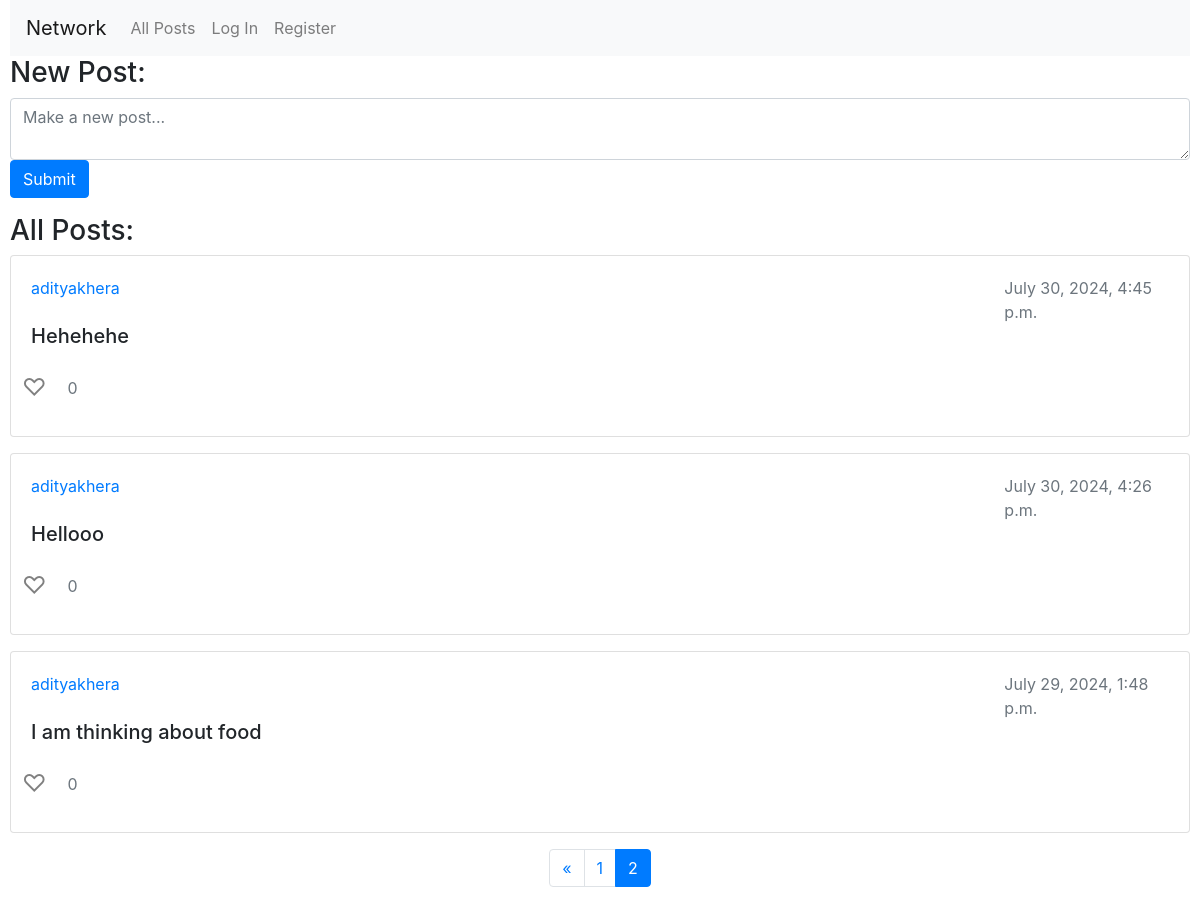
Before: /?page=2 with the older database file.
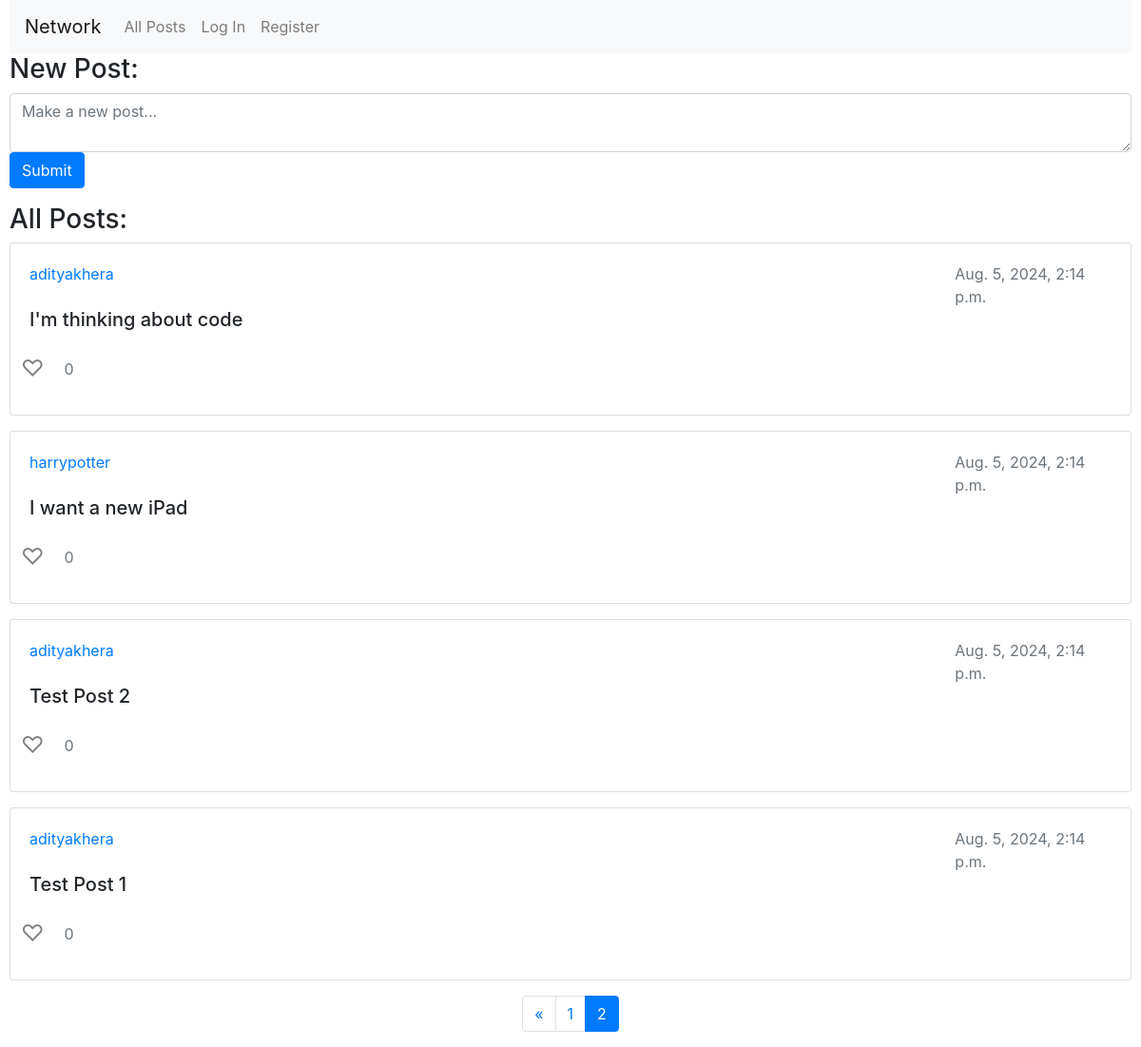
After: the same page with the newer database file.
### network/models.py (models this page shows, shortened)
class Post(models.Model):
    user = models.ForeignKey(User, on_delete=models.CASCADE, related_name = 'posts_made')
    content = models.CharField(max_length=280)
    timestamp = models.DateTimeField(auto_now_add=True)

class User(AbstractUser):
    pass

### network/views.py (the view)
# urls.py: path("", views.index, name="index"),
def index(request):
    newPostForm = NewPostForm()
    if request.method == 'POST':
        post_text = request.POST.get('new_post_text')
        user = User.objects.get(pk=request.user.id)
        post = Post(user=user, content=post_text)
        post.save()
        return HttpResponseRedirect(reverse('index'))
    posts_list = Post.objects.all().order_by('-timestamp')
    paginator = Paginator(posts_list, 10)  # 10 posts per page
    page_number = request.GET.get('page')
    posts = paginator.get_page(page_number)
    return render(request, "network/index.html" ,{
        'newPostForm' : newPostForm,
        'posts' : posts
    })

### network/views.py
class NewPostForm(forms.Form):
    new_post_text = forms.CharField(widget=forms.Textarea(attrs={
        'placeholder' : 'Make a new post...',
        'required' : 'True',
        'class' : 'form-control',
        'maxlength': '500',
        'rows': 2,
        'cols': 40
    }), label="")

### network/templates/network/index.html (shortened to what this page needs)
{% extends "network/layout.html" %}
{% block body %}
    <form action="{% url 'index' %}" method="post" class="mb-3">
        <h3>New Post:</h3>
        {{ newPostForm }}
        <input type="submit" class="btn btn-primary">
    </form>
    <h3>All Posts:</h3>
    {% if posts %}
        <div class="row">
            <div class="col-12">
                {% for post in posts %}
                <div class="card mb-3">
                    <div class="card-body">
                        <div class="row">
                            {% if post.user.username == user.username %}
                                <a href="{% url 'profile' username=post.user.username %}" class="col-8">{{post.user.username}}</a>
                                <button class="edit-button btn btn-primary col-2" data-post-id="{{ post.id }}" data-post-content="{{ post.content|escapejs }}">Edit</button>
                            {% else %}
                                <a href="{% url 'profile' username=post.user.username %}" class="col-10">{{post.user.username}}</a>
                            {% endif %}
                            <div class="text-muted col-2">{{post.timestamp}}</div>
                        </div>
                        <h5 class="card-title" id="post-content-{{ post.id }}">{{ post.content }}</h5>
                        <div class="row">
                            <button class="like-button {% if user in post.likes.all %}liked{% else %}unliked{% endif %}" data-post-id="{{post.id}}">
                                {% if user in post.likes.all %}
                                &#x2764;
                                {% else %}
                                &#x2661;
                                {% endif %}
                            </button>
                            <p class="text-muted col-2 mt-3" id="like-count-{{post.id}}">{{post.likes.count}}</p>
                        </div>
                    </div>
                </div>
                {% endfor %}
            </div>
        </div>
        <nav aria-label="Page navigation">
            <ul class="pagination justify-content-center">
                {% if posts.has_previous %}
                    <li class="page-item">
                        <a class="page-link" href="?page={{ posts.previous_page_number }}" aria-label="Previous">
                            <span aria-hidden="true">&laquo;</span>
                        </a>
                    </li>
                {% endif %}
                {% for i in posts.paginator.page_range %}
                    {% if posts.number == i %}
                        <li class="page-item active"><a class="page-link" href="#">{{ i }}</a></li>
                    {% else %}
                        <li class="page-item"><a class="page-link" href="?page={{ i }}">{{ i }}</a></li>
                    {% endif %}
                {% endfor %}
            </ul>
        </nav>
    {% else %}
        <h4>No Posts Yet</h4>
    {% endif %}
{% endblock %}

Changed rows visible on the page:
removed Post: user.username "adityakhera", timestamp "July 30, 2024, 4:45 p.m.", content "Hehehehe", likes.count "0"
removed Post: user.username "adityakhera", timestamp "July 30, 2024, 4:26 p.m.", content "Hellooo", likes.count "0"
removed Post: user.username "adityakhera", timestamp "July 29, 2024, 1:48 p.m.", content "I am thinking about food", likes.count "0"
added Post: user.username "adityakhera", timestamp "Aug. 5, 2024, 2:14 p.m.", content "I'm thinking about code", likes.count "0"
added Post: user.username "harrypotter", timestamp "Aug. 5, 2024, 2:14 p.m.", content "I want a new iPad", likes.count "0"
added Post: user.username "adityakhera", timestamp "Aug. 5, 2024, 2:14 p.m.", content "Test Post 2", likes.count "0"
added Post: user.username "adityakhera", timestamp "Aug. 5, 2024, 2:14 p.m.", content "Test Post 1", likes.count "0"
